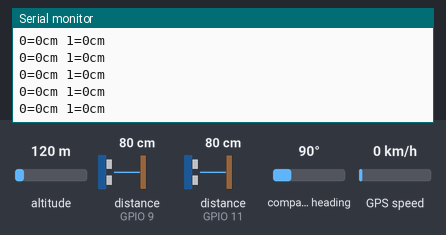
Simulated run of this sketch. Board: ESP32. Shown: the last lines printed to the serial monitor. Inputs (shaded band) come from the test bench; at power-on: distance to the obstacle (sensors on GPIO 9, GPIO 11) 80 cm, altitude 120 m, compass heading 90°, GPS speed 0 km/h. The echo pulse lasts 58.3 µs per cm; the GPS gets a fix after 3 s at 37.7749, -122.4194 with 8 satellites.

Above: at 1.2 s.
1.3 s: distance to the obstacle (sensor on GPIO 9) set to 5 cm
At 2.4 s:
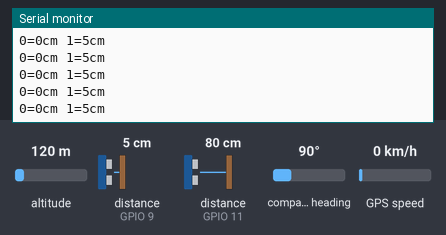
2.8 s: distance to the obstacle (sensor on GPIO 9) set to 2 cm
At 3.7 s:
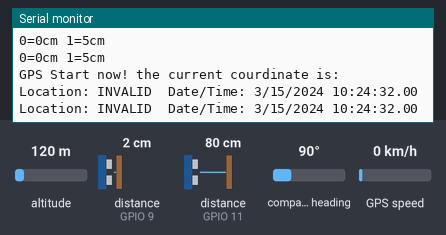
Timing chart, 0 to 5.8 s (numbered marks = the images above; inputs shaded):
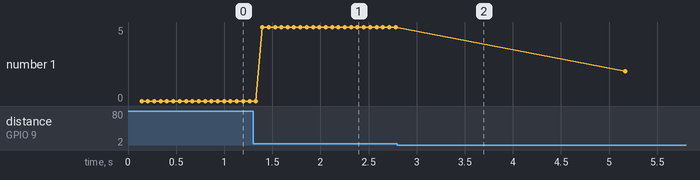

The sketch:

GPS_2Sonars_Working_.ino
```cpp
// ---------------------------------------------------------------------------
// Project File
// Tom & Afek
// One Bin System
//
// ---------------------------------------------------------------------------

//***** INCLUDE *****//
#include <NewPing.h>
#include <TinyGPS++.h>
#include <SoftwareSerial.h>
//-------- END INCLUDE --------------//


//*********GPS SETUP ***********//
  // Choose two Arduino pins to use for software serial
  // The GPS Shield uses D2 and D3 by default when in DLINE mode
  int RXPin = 2;
  int TXPin = 3;
  // The Skytaq EM-506 GPS module included in the GPS Shield Kit
  // uses 4800 baud by default
  int GPSBaud = 4800;
  // Create a TinyGPS++ object called "gps"
  TinyGPSPlus gps;
  // Create a software serial port called "gpsSerial"
  SoftwareSerial gpsSerial(RXPin, TXPin);
//------------- GPS SETUP END -------------------------//


// **********SONAR SETUP ******************//
  #define SONAR_NUM     2 // Number of sensors.
  #define MAX_DISTANCE 15 // Maximum distance (in cm) to ping.
  #define PING_INTERVAL 33 // Milliseconds between sensor pings (29ms is about the min to avoid cross-sensor echo).

  unsigned long pingTimer[SONAR_NUM]; // Holds the times when the next ping should happen for each sensor.
  unsigned int cm[SONAR_NUM];         // Where the ping distances are stored.
  uint8_t currentSensor = 0;          // Keeps track of which sensor is active.

  NewPing sonar[SONAR_NUM] = {     // Sensor object array.
  NewPing(12, 11, MAX_DISTANCE), // Each sensor's trigger pin, echo pin, and max distance to ping.
  NewPing(10, 9, MAX_DISTANCE)
};
// ----------------END SONAR SENSORS SETUP ------------//


void setup() {
  Serial.begin(9600); // The Chosen Baud


  //******* GPS ******//
  // Start the software serial port at the GPS's default baud
  gpsSerial.begin(GPSBaud);
  //--------END GPS-----//


  // ******* PING (SONAR) ****** //
  pingTimer[0] = millis() + 75;           // First ping starts at 75ms, gives time for the Arduino to chill before starting.
  for (uint8_t i = 1; i < SONAR_NUM; i++) // Set the starting time for each sensor.
    pingTimer[i] = pingTimer[i - 1] + PING_INTERVAL;
  // --------- END PING ----------//

}// END void setup()


void loop() {

  // ********* PING (SONAR) ******** // in the future add the load cell too*

  for (uint8_t i = 0; i < SONAR_NUM; i++) { // Loop through all the sensors.
    if (millis() >= pingTimer[i]) {         // Is it this sensor's time to ping?
      pingTimer[i] += PING_INTERVAL * SONAR_NUM;  // Set next time this sensor will be pinged.
      if (i == 0 && currentSensor == SONAR_NUM - 1) oneSensorCycle(); // Sensor ping cycle complete, do something with the results.
      sonar[currentSensor].timer_stop();          // Make sure previous timer is canceled before starting a new ping (insurance).
      currentSensor = i;                          // Sensor being accessed.
      cm[currentSensor] = 0;                      // Make distance zero in case there's no ping echo for this sensor.
      sonar[currentSensor].ping_timer(echoCheck); // Do the ping (processing continues, interrupt will call echoCheck to look for echo).
    }

  // Our Conditions for using GPS
  if (cm[1] >= 1 && cm[1] <= 3)
  {
    Serial.println("GPS Start now! the current courdinate is: ");
    for(int i=0; i <= 20; i++) // let the GPS work properly (the GPS respond slowly)
    {
    while (gpsSerial.available() > 0)
        if(gps.encode(gpsSerial.read()))
          displayInfo();
    delay (100);
   }
  }
 }
}// END void loop()


// ********** FUNCTION AREA *************
// here we write function to use in void loop

void echoCheck() { // If ping received, set the sensor distance to array.
  if (sonar[currentSensor].check_timer())
    cm[currentSensor] = sonar[currentSensor].ping_result / US_ROUNDTRIP_CM;
}

void oneSensorCycle() { // Sensor ping cycle complete, do something with the results.
  // The following code would be replaced with your code that does something with the ping results.
  for (uint8_t i = 0; i < SONAR_NUM; i++) {
    Serial.print(i);
    Serial.print("=");
    Serial.print(cm[i]);
    Serial.print("cm ");
  }
  Serial.println();
}

// ******** GPS functions **********
void displayInfo()
{
  Serial.print(F("Location: "));
  if (gps.location.isValid())
  {
    Serial.print(gps.location.lat(), 6);
    Serial.print(F(","));
    Serial.print(gps.location.lng(), 6);
  }
  else
  {
    Serial.print(F("INVALID"));
  }

  Serial.print(F("  Date/Time: "));
  if (gps.date.isValid())
  {
    Serial.print(gps.date.month());
    Serial.print(F("/"));
    Serial.print(gps.date.day());
    Serial.print(F("/"));
    Serial.print(gps.date.year());
  }
  else
  {
    Serial.print(F("INVALID"));
  }

  Serial.print(F(" "));
  if (gps.time.isValid())
  {
    if (gps.time.hour() < 10) Serial.print(F("0"));
    Serial.print(gps.time.hour());
    Serial.print(F(":"));
    if (gps.time.minute() < 10) Serial.print(F("0"));
    Serial.print(gps.time.minute());
    Serial.print(F(":"));
    if (gps.time.second() < 10) Serial.print(F("0"));
    Serial.print(gps.time.second());
    Serial.print(F("."));
    if (gps.time.centisecond() < 10) Serial.print(F("0"));
    Serial.print(gps.time.centisecond());
  }
  else
  {
    Serial.print(F("INVALID"));
  }

  Serial.println();
}
```

Measured:
- the behaviour switches between 4 and 3 cm on distance to the obstacle (sensor on GPIO 9) (found by bisection; images 1 and 2)
- after the input at 1.3 s, the serial monitor: prints a new line after 0.10 s (image 1)
- after the input at 2.8 s, the serial monitor: prints a new line at once (image 2)
- plotted number 1: 0 → 5 after the input at 1.3 s, 5 → 2 after the input at 2.8 s
